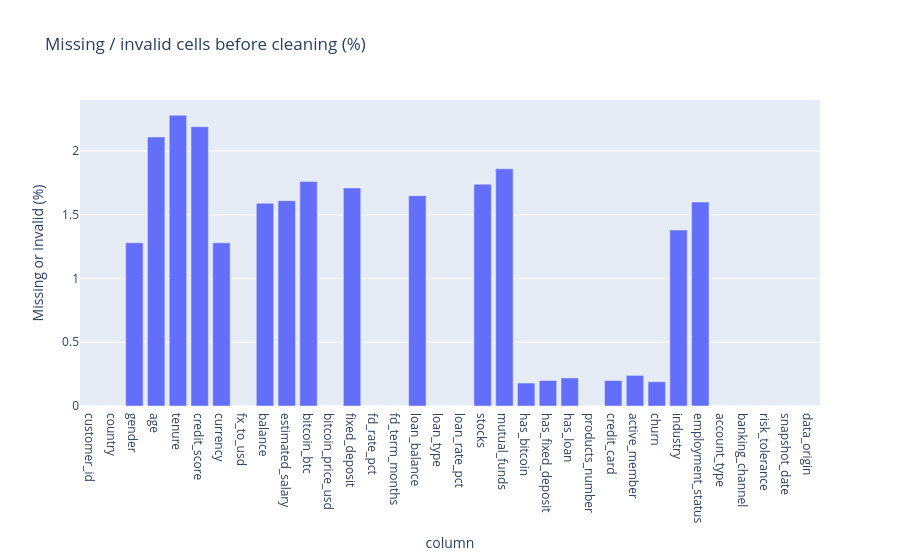
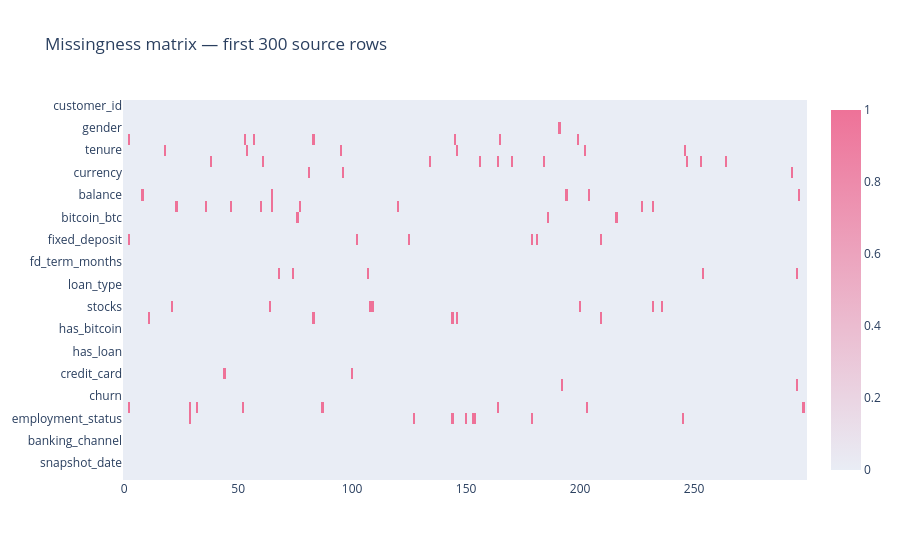

The cell these charts' notebook holds for them, in order:
### Code cell
quality = pd.DataFrame(before['profile'])
px.bar(quality,x='column',y='missing_pct',title='Missing / invalid cells before cleaning (%)',labels={'missing_pct':'Missing or invalid (%)'}).show()
px.imshow(typed.isna().head(300).astype(int).T,aspect='auto',color_continuous_scale=['#e9edf5','#ee7298'],title='Missingness matrix — first 300 source rows').show()

### Figure 1 — Plotly figure (JSON) as saved in the notebook; plotly's stock layout.template omitted (floating-point values rounded to 4 significant figures)
{"data": [{"hovertemplate": "column=%{x}<br>Missing or invalid (%)=%{y}<extra></extra>", "legendgroup": "", "marker": {"color": "#636efa", "pattern": {"shape": ""}}, "name": "", "orientation": "v", "showlegend": false, "textposition": "auto", "type": "bar", "x": ["customer_id", "country", "gender", "age", "tenure", "credit_score", "currency", "fx_to_usd", "balance", "estimated_salary", "bitcoin_btc", "bitcoin_price_usd", "fixed_deposit", "fd_rate_pct", "fd_term_months", "loan_balance", "loan_type", "loan_rate_pct", "stocks", "mutual_funds", "has_bitcoin", "has_fixed_deposit", "has_loan", "products_number", "credit_card", "active_member", "churn", "industry", "employment_status", "account_type", "banking_channel", "risk_tolerance", "snapshot_date", "data_origin"], "xaxis": "x", "y": [0.0, 0.0, 1.28, 2.11, 2.28, 2.19, 1.28, 0.0, 1.59, 1.61, 1.76, 0.0, 1.71, 0.0, 0.0, 1.65, 0.0, 0.0, 1.74, 1.86, 0.18, 0.2, 0.22, 0.0, 0.2, 0.24, 0.19, 1.38, 1.6, 0.0, 0.0, 0.0, 0.0, 0.0], "yaxis": "y"}], "layout": {"barmode": "relative", "legend": {"tracegroupgap": 0}, "title": {"text": "Missing / invalid cells before cleaning (%)"}, "xaxis": {"anchor": "y", "domain": [0.0, 1.0], "title": {"text": "column"}}, "yaxis": {"anchor": "x", "domain": [0.0, 1.0], "title": {"text": "Missing or invalid (%)"}}}}

### Figure 2 — Plotly figure (JSON) as saved in the notebook; plotly's stock layout.template omitted (floating-point values rounded to 4 significant figures; data arrays with more than 128 entries replaced by an {"elided": "..."} marker saying what was removed)
{"data": [{"coloraxis": "coloraxis", "hovertemplate": "x: %{x}<br>y: %{y}<br>color: %{z}<extra></extra>", "name": "0", "type": "heatmap", "x": {"elided": "300 int values"}, "xaxis": "x", "y": ["customer_id", "country", "gender", "age", "tenure", "credit_score", "currency", "fx_to_usd", "balance", "estimated_salary", "bitcoin_btc", "bitcoin_price_usd", "fixed_deposit", "fd_rate_pct", "fd_term_months", "loan_balance", "loan_type", "loan_rate_pct", "stocks", "mutual_funds", "has_bitcoin", "has_fixed_deposit", "has_loan", "products_number", "credit_card", "active_member", "churn", "industry", "employment_status", "account_type", "banking_channel", "risk_tolerance", "snapshot_date", "data_origin"], "yaxis": "y", "z": {"elided": "34x300 int values"}}], "layout": {"coloraxis": {"autocolorscale": false, "colorscale": [[0.0, "#e9edf5"], [1.0, "#ee7298"]]}, "title": {"text": "Missingness matrix — first 300 source rows"}, "xaxis": {"anchor": "y", "domain": [0.0, 1.0]}, "yaxis": {"anchor": "x", "autorange": "reversed", "domain": [0.0, 1.0]}}}
